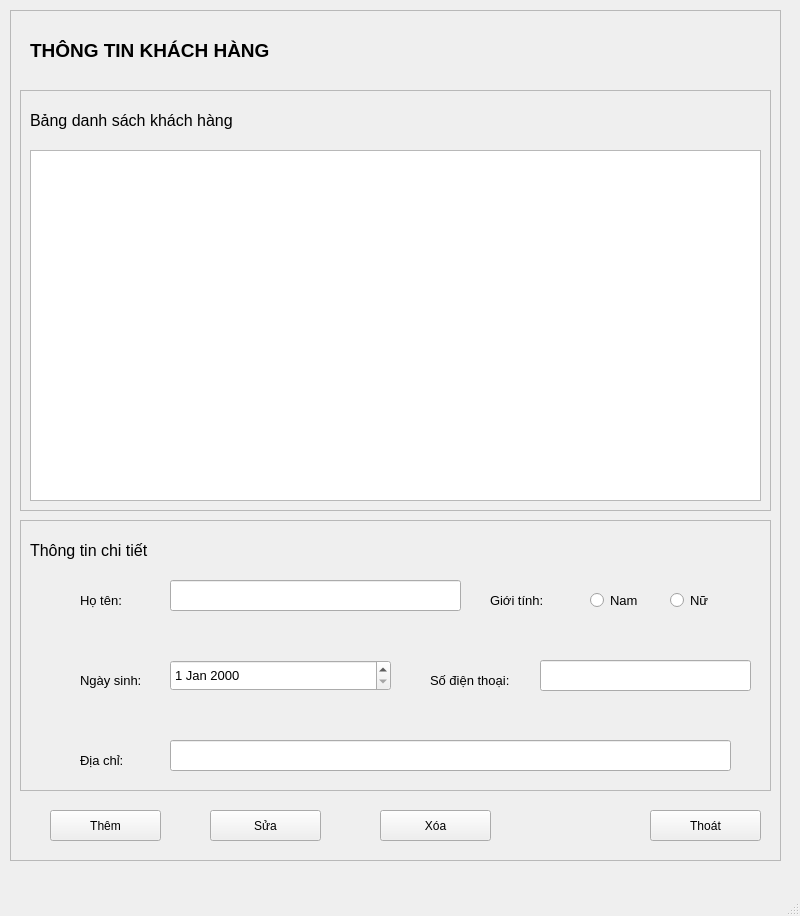
<?xml version="1.0" encoding="UTF-8"?>
<ui version="4.0">
 <class>MainWindow</class>
 <widget class="QMainWindow" name="MainWindow">
  <property name="geometry">
   <rect>
    <x>0</x>
    <y>0</y>
    <width>800</width>
    <height>916</height>
   </rect>
  </property>
  <property name="windowTitle">
   <string>MainWindow</string>
  </property>
  <widget class="QWidget" name="centralwidget">
   <widget class="QFrame" name="frame">
    <property name="geometry">
     <rect>
      <x>10</x>
      <y>10</y>
      <width>771</width>
      <height>851</height>
     </rect>
    </property>
    <property name="frameShape">
     <enum>QFrame::StyledPanel</enum>
    </property>
    <property name="frameShadow">
     <enum>QFrame::Raised</enum>
    </property>
    <widget class="QLabel" name="label_4">
     <property name="geometry">
      <rect>
       <x>20</x>
       <y>20</y>
       <width>311</width>
       <height>41</height>
      </rect>
     </property>
     <property name="font">
      <font>
       <pointsize>14</pointsize>
       <weight>75</weight>
       <bold>true</bold>
      </font>
     </property>
     <property name="text">
      <string>THÔNG TIN KHÁCH HÀNG</string>
     </property>
    </widget>
    <widget class="QFrame" name="frame_2">
     <property name="geometry">
      <rect>
       <x>10</x>
       <y>80</y>
       <width>751</width>
       <height>421</height>
      </rect>
     </property>
     <property name="frameShape">
      <enum>QFrame::StyledPanel</enum>
     </property>
     <property name="frameShadow">
      <enum>QFrame::Raised</enum>
     </property>
     <widget class="QLabel" name="label">
      <property name="geometry">
       <rect>
        <x>10</x>
        <y>10</y>
        <width>261</width>
        <height>41</height>
       </rect>
      </property>
      <property name="font">
       <font>
        <pointsize>12</pointsize>
       </font>
      </property>
      <property name="frameShadow">
       <enum>QFrame::Plain</enum>
      </property>
      <property name="text">
       <string>Bảng danh sách khách hàng</string>
      </property>
     </widget>
     <widget class="QTableWidget" name="tableWidget">
      <property name="geometry">
       <rect>
        <x>10</x>
        <y>60</y>
        <width>731</width>
        <height>351</height>
       </rect>
      </property>
     </widget>
    </widget>
    <widget class="QFrame" name="frame_3">
     <property name="geometry">
      <rect>
       <x>10</x>
       <y>510</y>
       <width>751</width>
       <height>271</height>
      </rect>
     </property>
     <property name="frameShape">
      <enum>QFrame::StyledPanel</enum>
     </property>
     <property name="frameShadow">
      <enum>QFrame::Raised</enum>
     </property>
     <widget class="QLabel" name="label_5">
      <property name="geometry">
       <rect>
        <x>60</x>
        <y>70</y>
        <width>61</width>
        <height>21</height>
       </rect>
      </property>
      <property name="font">
       <font>
        <pointsize>10</pointsize>
       </font>
      </property>
      <property name="text">
       <string>Họ tên: </string>
      </property>
     </widget>
     <widget class="QLabel" name="label_2">
      <property name="geometry">
       <rect>
        <x>10</x>
        <y>10</y>
        <width>161</width>
        <height>41</height>
       </rect>
      </property>
      <property name="font">
       <font>
        <pointsize>12</pointsize>
       </font>
      </property>
      <property name="frameShadow">
       <enum>QFrame::Plain</enum>
      </property>
      <property name="text">
       <string>Thông tin chi tiết</string>
      </property>
     </widget>
     <widget class="QLabel" name="label_6">
      <property name="geometry">
       <rect>
        <x>470</x>
        <y>70</y>
        <width>71</width>
        <height>21</height>
       </rect>
      </property>
      <property name="font">
       <font>
        <pointsize>10</pointsize>
       </font>
      </property>
      <property name="text">
       <string>Giới tính: </string>
      </property>
     </widget>
     <widget class="QLabel" name="label_7">
      <property name="geometry">
       <rect>
        <x>410</x>
        <y>150</y>
        <width>111</width>
        <height>21</height>
       </rect>
      </property>
      <property name="font">
       <font>
        <pointsize>10</pointsize>
       </font>
      </property>
      <property name="text">
       <string>Số điện thoại: </string>
      </property>
     </widget>
     <widget class="QLabel" name="label_8">
      <property name="geometry">
       <rect>
        <x>60</x>
        <y>150</y>
        <width>81</width>
        <height>21</height>
       </rect>
      </property>
      <property name="font">
       <font>
        <pointsize>10</pointsize>
       </font>
      </property>
      <property name="text">
       <string>Ngày sinh: </string>
      </property>
     </widget>
     <widget class="QLabel" name="label_9">
      <property name="geometry">
       <rect>
        <x>60</x>
        <y>230</y>
        <width>81</width>
        <height>21</height>
       </rect>
      </property>
      <property name="font">
       <font>
        <pointsize>10</pointsize>
       </font>
      </property>
      <property name="text">
       <string>Địa chỉ: </string>
      </property>
     </widget>
     <widget class="QLineEdit" name="usernametxt_2">
      <property name="geometry">
       <rect>
        <x>150</x>
        <y>60</y>
        <width>291</width>
        <height>31</height>
       </rect>
      </property>
      <property name="font">
       <font>
        <pointsize>10</pointsize>
       </font>
      </property>
     </widget>
     <widget class="QDateEdit" name="dateEdit">
      <property name="geometry">
       <rect>
        <x>150</x>
        <y>140</y>
        <width>221</width>
        <height>31</height>
       </rect>
      </property>
      <property name="font">
       <font>
        <pointsize>10</pointsize>
       </font>
      </property>
     </widget>
     <widget class="QLineEdit" name="usernametxt_3">
      <property name="geometry">
       <rect>
        <x>150</x>
        <y>220</y>
        <width>561</width>
        <height>31</height>
       </rect>
      </property>
      <property name="font">
       <font>
        <pointsize>10</pointsize>
       </font>
      </property>
     </widget>
     <widget class="QLineEdit" name="usernametxt_4">
      <property name="geometry">
       <rect>
        <x>520</x>
        <y>140</y>
        <width>211</width>
        <height>31</height>
       </rect>
      </property>
      <property name="font">
       <font>
        <pointsize>10</pointsize>
       </font>
      </property>
     </widget>
     <widget class="QRadioButton" name="radioButton">
      <property name="geometry">
       <rect>
        <x>570</x>
        <y>70</y>
        <width>61</width>
        <height>20</height>
       </rect>
      </property>
      <property name="font">
       <font>
        <pointsize>10</pointsize>
       </font>
      </property>
      <property name="text">
       <string>Nam</string>
      </property>
     </widget>
     <widget class="QRadioButton" name="radioButton_2">
      <property name="geometry">
       <rect>
        <x>650</x>
        <y>70</y>
        <width>51</width>
        <height>20</height>
       </rect>
      </property>
      <property name="font">
       <font>
        <pointsize>10</pointsize>
       </font>
      </property>
      <property name="text">
       <string>Nữ</string>
      </property>
     </widget>
    </widget>
    <widget class="QPushButton" name="logbtn_3">
     <property name="geometry">
      <rect>
       <x>200</x>
       <y>800</y>
       <width>111</width>
       <height>31</height>
      </rect>
     </property>
     <property name="text">
      <string>Sửa</string>
     </property>
    </widget>
    <widget class="QPushButton" name="logbtn_2">
     <property name="geometry">
      <rect>
       <x>40</x>
       <y>800</y>
       <width>111</width>
       <height>31</height>
      </rect>
     </property>
     <property name="text">
      <string>Thêm</string>
     </property>
    </widget>
    <widget class="QPushButton" name="logbtn_4">
     <property name="geometry">
      <rect>
       <x>370</x>
       <y>800</y>
       <width>111</width>
       <height>31</height>
      </rect>
     </property>
     <property name="text">
      <string>Xóa</string>
     </property>
    </widget>
    <widget class="QPushButton" name="logbtn_8">
     <property name="geometry">
      <rect>
       <x>640</x>
       <y>800</y>
       <width>111</width>
       <height>31</height>
      </rect>
     </property>
     <property name="text">
      <string>Thoát</string>
     </property>
    </widget>
   </widget>
  </widget>
  <widget class="QMenuBar" name="menubar">
   <property name="geometry">
    <rect>
     <x>0</x>
     <y>0</y>
     <width>800</width>
     <height>26</height>
    </rect>
   </property>
  </widget>
  <widget class="QStatusBar" name="statusbar"/>
 </widget>
 <resources/>
 <connections/>
</ui>
